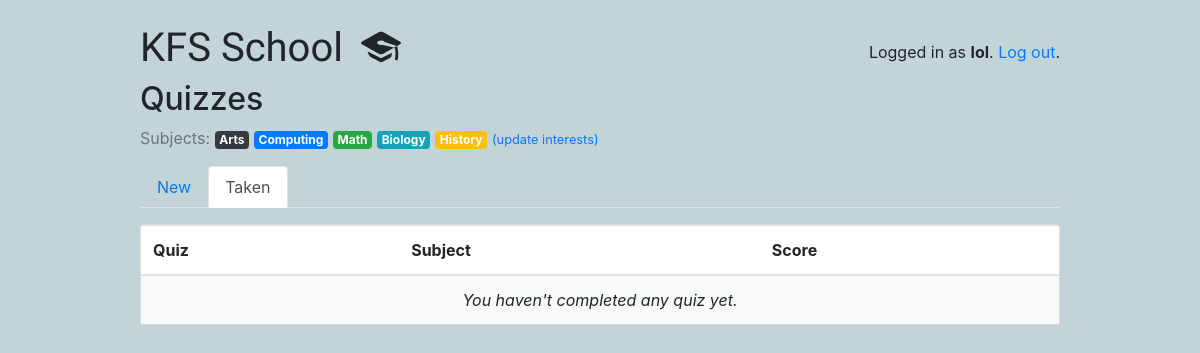
/students/taken/ (signed in), run on the app's committed database.
### classroom/models.py (models this page shows, shortened)
class User(AbstractUser):
    is_student = models.BooleanField(default=False)
    is_teacher = models.BooleanField(default=False)

class Subject(models.Model):
    name = models.CharField(max_length=30)
    color = models.CharField(max_length=7, default='#007bff')
    def get_html_badge(self):
        name = escape(self.name)
        color = escape(self.color)
        html = '<span class="badge badge-primary" style="background-color: %s">%s</span>' % (color, name)
        return mark_safe(html)

### classroom/views/students.py (the view)
# urls.py: path('taken/', students.TakenQuizListView.as_view(), name='taken_quiz_list'),
@method_decorator([login_required, student_required], name='dispatch')
class TakenQuizListView(ListView):
    model = TakenQuiz
    context_object_name = 'taken_quizzes'
    template_name = 'classroom/students/taken_quiz_list.html'
    def get_queryset(self):
        queryset = self.request.user.student.taken_quizzes \
            .select_related('quiz', 'quiz__subject') \
            .order_by('quiz__name')
        return queryset

### classroom/templates/classroom/students/taken_quiz_list.html
{% extends 'base.html' %}
{% block content %}
  {% include 'classroom/students/_header.html' with active='taken' %}
  <div class="card">
    <table class="table mb-0">
      <thead>
        <tr>
          <th>Quiz</th>
          <th>Subject</th>
          <th>Score</th>
        </tr>
      </thead>
      <tbody>
        {% for taken_quiz in taken_quizzes %}
          <tr>
            <td>{{ taken_quiz.quiz.name }}</td>
            <td>{{ taken_quiz.quiz.subject.get_html_badge }}</td>
            <td>{{ taken_quiz.score }}</td>
          </tr>
        {% empty %}
          <tr>
            <td class="bg-light text-center font-italic" colspan="3">You haven't completed any quiz yet.</td>
          </tr>
        {% endfor %}
      </tbody>
    </table>
  </div>
{% endblock %}

### templates/base.html (shortened to what this page needs)
{% load static %}
<!doctype html>
<html lang="en">
  <head>
    <link rel="stylesheet" href="https://maxcdn.bootstrapcdn.com/bootstrap/4.0.0/css/bootstrap.min.css">
    <link rel="stylesheet" type="text/css" href="{% static 'vendor/fontello-2f186091/css/fontello.css' %}">
    <link rel="stylesheet" type="text/css" href="{% static 'css/app.css' %}">
    {% if user.is_authenticated and user.is_teacher %}
      <link rel="stylesheet" type="text/css" href="{% static 'css/teachers.css' %}">
    {% else %}
      <link rel="stylesheet" type="text/css" href="{% static 'css/students.css' %}">
    {% endif %}
  </head>
  <body>
    <div class="container my-4">
      <div class="row justify-content-center">
        <div class="col-md-10 col-sm-12">
          <div class="row">
            <div class="col-6">
              <h1 class="logo">
                <a href="{% url 'home' %}">
                  KFS School
                  {% if user.is_authenticated %}
                    {% if user.is_teacher %}
                      <span class="icon-feather" data-toggle="tooltip" data-placement="right" title="Teacher profile"></span>
                    {% else %}
                      <span class="icon-graduation-cap" data-toggle="tooltip" data-placement="right" title="Student profile"></span>
                    {% endif %}
                  {% endif %}
                </a>
              </h1>
            </div>
            <div class="col-6 text-right">
              {% if user.is_authenticated %}
                <p class="pt-3">Logged in as <strong>{{ user.username }}</strong>. <a href="{% url 'logout' %}">Log out</a>.</p>
              {% else %}
                <a href="{% url 'login' %}" class="btn btn-light" role="button">Log in</a>
                <a href="{% url 'signup' %}" class="btn btn-primary" role="button">Sign up</a>
              {% endif %}
            </div>
          </div>
              {% block content %}
              {% endblock %}
            </div>
          </div>
        </div>
  </body>
</html>

### classroom/templates/classroom/students/_header.html
<h2>Quizzes</h2>
<p class="text-muted">
  Subjects:{% for subject in user.student.interests.all %} {{ subject.get_html_badge }}{% endfor %}
  <a href="{% url 'students:student_interests' %}"><small>(update interests)</small></a>
</p>
<ul class="nav nav-tabs mb-3">
  <li class="nav-item">
    <a class="nav-link{% if active == 'new' %} active{% endif %}" href="{% url 'students:quiz_list' %}">New</a>
  </li>
  <li class="nav-item">
    <a class="nav-link{% if active == 'taken' %} active{% endif %}" href="{% url 'students:taken_quiz_list' %}">Taken</a>
  </li>
</ul>

### static/css/app.css (style rules this page uses)
.logo { font-family: 'Clicker Script', cursive; }
.logo a { color: #212529; text-decoration: none; }

### static/css/students.css (style rules this page uses)
body { background-color: #c2d4d8; }

### data on the page
User: username "lol"
Subject: get_html_badge "Arts"
Subject: get_html_badge "Computing"
Subject: get_html_badge "Math"
Subject: get_html_badge "Biology"
Subject: get_html_badge "History"
